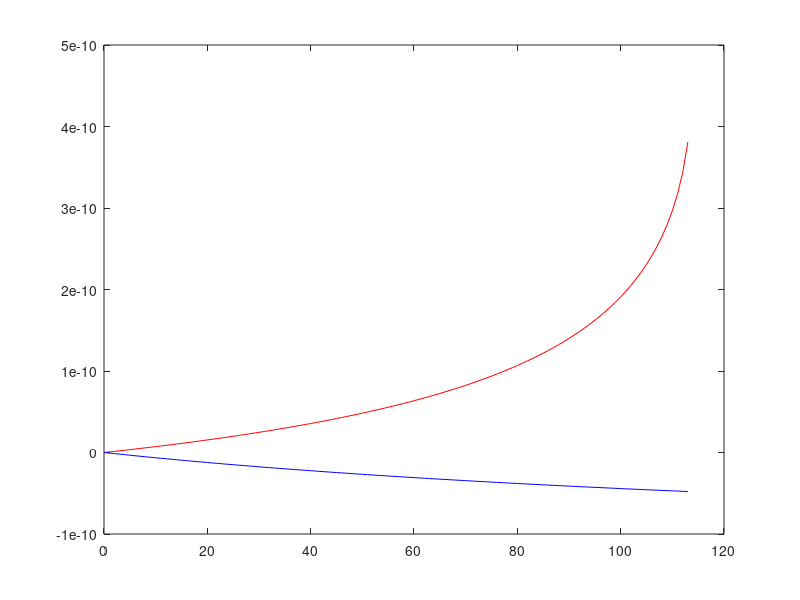

Recreate this plot in MATLAB.
clear;
close all;
clear;

Eq = csvread("acelerometro_eq_pontos.csv");

C12 = Eq(1:114,1)';
C32 = Eq(115:228,1)';

C21d = C12-C12(1);

C32d = C32-C32(1);

theta = linspace(0, 113, 114);

plot(theta, C21d, 'r', theta, C32d, 'b')